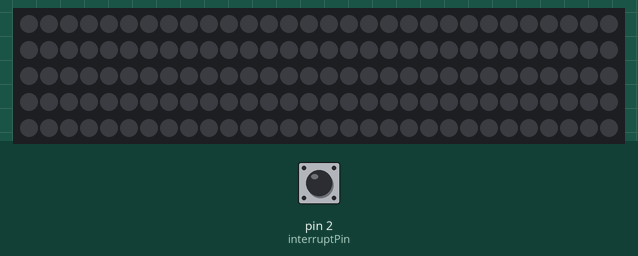
Bench run of a sketch on a simulated Arduino Uno, built with avr-gcc and run on an emulated ATmega328P. On the bench: 150 RGB LEDs in strip order, left to right, continuing on the next row. The inputs (shaded band) are chosen by the test bench; at power-on: pin 2 (interruptPin) HIGH. Dim RGB values are drawn brighter than linear; random numbers use the default seed unless the sketch sets one.

Above: at 6.2 s.
6.3 s: pin 2 (interruptPin) pulled LOW for 0.15 s
9.4 s: pin 2 (interruptPin) pulled LOW for 1 s
11.9 s: pin 2 (interruptPin) pulled LOW for 0.15 s
15.0 s: pin 2 (interruptPin) pulled LOW for 1 s
At 17.1 s:
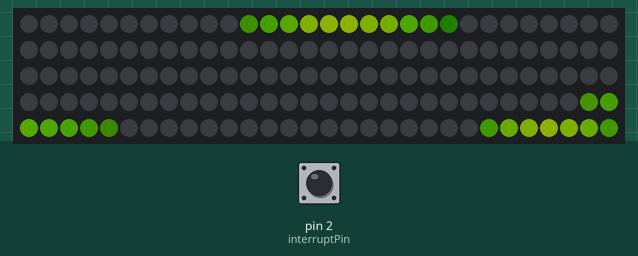
At 23.8 s:
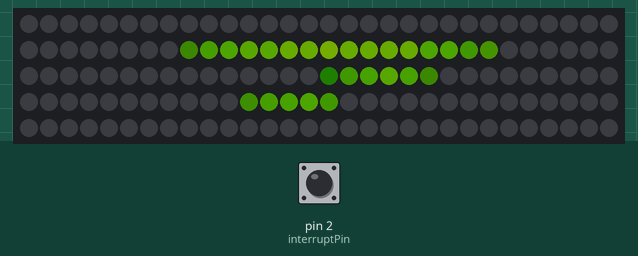
Timing chart, 0 to 25.3 s (numbered marks = the images above; inputs shaded):
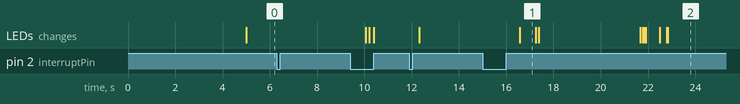

Measured:
- after the input at 6.3 s, every drawn part: stays the same

The sketch:

kouluonfire-beta-ptr.ino
```cpp
//Jami mode V1 – Multi color; never goes into completely bright (always black spots). Slowish

/* Title: inoise8_pal_demo.ino
 *
 * By: Andrew Tuline
 *
 * Date: August, 2016
 *
 * This short sketch demonstrates some of the functions of FastLED, including:
 *
 * Perlin noise
 * Palettes
 * Palette blending
 * Alternatives to blocking delays
 * Beats (and not the Dr. Dre kind, but rather the sinewave kind)
 *
 * Refer to the FastLED noise.h and lib8tion.h routines for more information on these functions.
 *
 *
 * Recommendations for high performance routines:
 *
 *  Don't use blocking delays, especially if you plan to use buttons for input.
 *  Keep loops to a minimum, and don't use nested loops.
 *  Don't use floating point math. It's slow. Use 8 bit where possible.
 *  Let high school and not elementary school math do the work for you, i.e. don't just count pixels; use sine waves or other math functions instead.
 *  FastLED math functions are faster than built in math functions.
 *
 */


#include "FastLED.h"

#if FASTLED_VERSION < 3001000
#error "Requires FastLED 3.1 or later; check github for latest code."
#endif

#define LED_PIN     4
//#define CLK_PIN     11
#define BRIGHTNESS  230
#define LED_TYPE    WS2812      // Only use the LED_PIN for WS2812's
#define COLOR_ORDER GRB

#define NUM_LEDS 150
#define MAX_MODES 4 // with 4, the modulo will get values of 0, 1, 2, and 3 // https://www.google.com/search?q=0+%25+4&oq=0+%25+4

struct CRGB leds[NUM_LEDS];

static uint16_t dist;         // A random number for our noise generator.
uint16_t scale = 10;          // Wouldn't recommend changing this on the fly, or the animation will be really blocky. ORIGINAALI 30
uint8_t maxChanges = 3;      // Value for blending between palettes. ORIGINAALI 15

CRGBPalette16 currentPalette(CRGB::Black);
CRGBPalette16 targetPalette(OceanColors_p);

uint8_t modeSelect = 1;
const byte interruptPin = 2; // CHANGE to interruptable pin

void setup() {
  Serial.begin(57600);
  delay(5000); //Originaali 3000

  pinMode(interruptPin, INPUT_PULLUP);
  attachInterrupt(digitalPinToInterrupt(interruptPin), flipMode, RISING);
  LEDS.addLeds<LED_TYPE,LED_PIN,COLOR_ORDER>(leds,NUM_LEDS);
//  LEDS.addLeds<LED_TYPE,LED_PIN,CLK_PIN, COLOR_ORDER>(leds,NUM_LEDS);

// All modes will have the same brightness at reboot
  LEDS.setBrightness(BRIGHTNESS);

  dist = random16(12345);          // A semi-random number for our noise generator
} // setup()

//Instead of having just one loop, we make optional "main loops" that can be selected.
void loop() {

while(modeSelect == 0) {
//New loop for mode 1
  EVERY_N_MILLISECONDS(20) {
    nblendPaletteTowardPalette(currentPalette, targetPalette, maxChanges);  // Blend towards the target palette
    fillnoise8();                                                           // Update the LED array with noise at the new location
  }

  EVERY_N_SECONDS(2) {             // Change the target palette to a random one every XX seconds.
    targetPalette = CRGBPalette16(CHSV(random8(), 255, random8(128,255)), CHSV(random8(), 255, random8(128,255)), CHSV(random8(), 192, random8(128,255)), CHSV(random8(), 255, random8(128,255)));
  }
  LEDS.show();
  // Display the LED's at every loop cycle.
}//while

while(modeSelect == 1) {
//New loop for mode 2
// EDIT VALUES TO HAVE DIFFERENT MODE
EVERY_N_MILLISECONDS(20) {
  nblendPaletteTowardPalette(currentPalette, targetPalette, maxChanges);  // Blend towards the target palette
  fillnoise8();                                                           // Update the LED array with noise at the new location
}

EVERY_N_SECONDS(2) {             // Change the target palette to a random one every XX seconds.
  targetPalette = CRGBPalette16(CHSV(random8(), 255, random8(128,255)), CHSV(random8(), 255, random8(128,255)), CHSV(random8(), 192, random8(128,255)), CHSV(random8(), 255, random8(128,255)));
}
LEDS.show();
// Display the LED's at every loop cycle.
}//while mode 2

while(modeSelect == 2) {
//New loop for mode 2
//EDIT VALUES TO HAVE A DIFFERENT MODE
//You can also run a different animation in this loop if you set one up...

EVERY_N_MILLISECONDS(20) {
  nblendPaletteTowardPalette(currentPalette, targetPalette, maxChanges);  // Blend towards the target palette
  fillnoise8();                                                           // Update the LED array with noise at the new location
}

EVERY_N_SECONDS(2) {             // Change the target palette to a random one every XX seconds.
  targetPalette = CRGBPalette16(CHSV(random8(), 255, random8(128,255)), CHSV(random8(), 255, random8(128,255)), CHSV(random8(), 192, random8(128,255)), CHSV(random8(), 255, random8(128,255)));
}
LEDS.show();
// Display the LED's at every loop cycle.
}//while mode 3

} // loop()


void fillnoise8() {
  for(int i = 0; i < NUM_LEDS; i++) {                                      // Just ONE loop to fill up the LED array as all of the pixels change.
    uint8_t index = inoise8(i*scale, dist+i*scale) % 255;                  // Get a value from the noise function. I'm using both x and y axis.
    leds[i] = ColorFromPalette(currentPalette, index, 255, LINEARBLEND);   // With that value, look up the 8 bit colour palette value and assign it to the current LED.
  }
  dist += beatsin8(10,1, 4);                                               // Moving along the distance (that random number we started out with). Vary it a bit with a sine wave.
                                                                           // In some sketches, I've used millis() instead of an incremented counter. Works a treat.
} // fillnoise8()

void flipMode() {
  //debounce button to avoid double, comment out next line if you do not want delay in animation. The delay is supposed to last about as long as a normal button press.
  while(digitalRead(interruptPin) == LOW) { delay(200); }

  //next mode
  modeSelect++;
  //dont go over MAX_MODES -1 and wrap back to 0 for value of modeSelect
  modeSelect = modeSelect % MAX_MODES;
}
```
